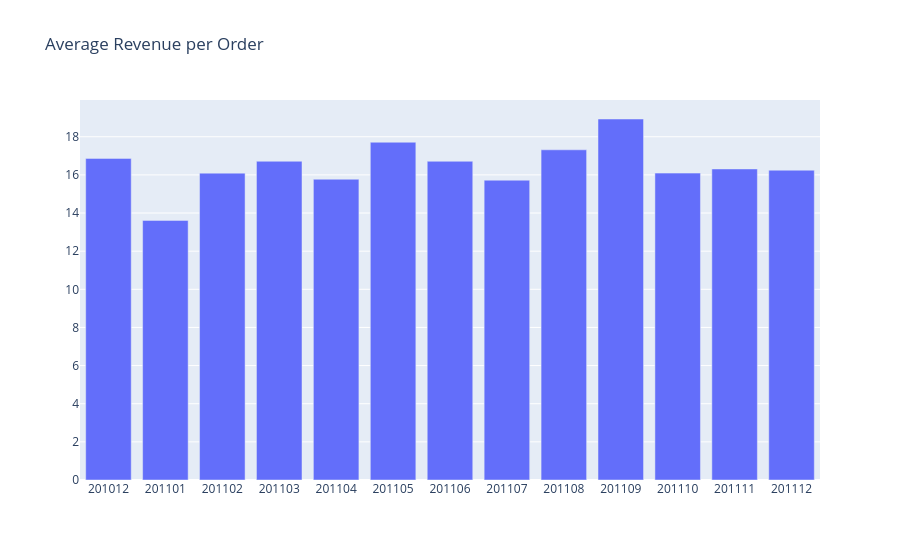

Notebook code for this chart:
### Code cell
plot_data = [
    go.Bar(
        x=df_monthly_revenue['InvoiceYearMonth'],
        y=df_monthly_revenue['Revenue'],
    )
]

plot_layout = go.Layout(
        xaxis={"type": "category"},
        title='Average Revenue per Order'
    )

fig = go.Figure(data=plot_data, layout=plot_layout)
fig.show()

### Figure 1 — Plotly figure (JSON) as saved in the notebook; plotly's stock layout.template omitted (floating-point values rounded to 4 significant figures)
{"data": [{"type": "bar", "x": [201012, 201101, 201102, 201103, 201104, 201105, 201106, 201107, 201108, 201109, 201110, 201111, 201112], "y": [16.87, 13.61, 16.09, 16.72, 15.77, 17.71, 16.71, 15.72, 17.32, 18.93, 16.09, 16.31, 16.25]}], "layout": {"title": {"text": "Average Revenue per Order"}, "xaxis": {"type": "category"}}}
